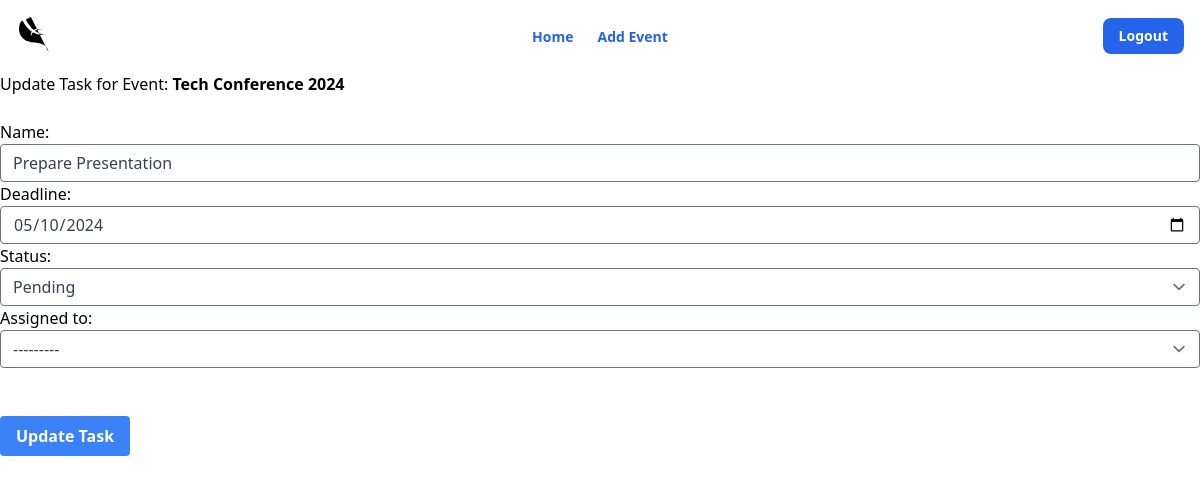
Screenshot of /events/7/task/7/update/ (signed in) with the database file from the repository.
### event_manager/models.py (models this page shows, shortened)
class Event(models.Model):
    name = models.CharField(max_length=200)
    description = models.TextField()
    location = models.CharField(max_length=200)
    date = models.DateField()

class Task(models.Model):
    event = models.ForeignKey(Event, on_delete=models.CASCADE, related_name="tasks")
    name = models.CharField(max_length=200)
    deadline = models.DateField()
    status = models.CharField(max_length=50, choices=[('Pending', 'Pending'), ('Completed', 'Completed')], default='Pending')
    assigned_to = models.ForeignKey(Attendee, on_delete=models.SET_NULL, null=True, blank=True)

class Attendee(models.Model):
    name = models.CharField(max_length=100)
    email = models.EmailField(unique=True)
    event = models.ForeignKey(Event, on_delete=models.CASCADE, related_name="attendees")
    def __str__(self):
        return self.name

### event_manager/views.py (the view)
# urls.py: path('events/<int:event_id>/task/<int:task_id>/update/', update_task, name='update_task'),
@login_required
def update_task(request, event_id, task_id):
    event = get_object_or_404(Event, id=event_id)
    task = get_object_or_404(Task, id=task_id)
    if request.method == 'POST':
        form = TaskForm(request.POST, instance=task)  # Bind data to form and populate with task data
        if form.is_valid():
            form.save()  # Save the updated task to the database
            return redirect('event_task_list', event_id=event.id)  # Redirect to the event's task list page
    else:
        form = TaskForm(instance=task)  # Create a form populated with the task data for GET request
    return render(request, 'update_task.html', {'form': form, 'event': event, 'task': task})

### event_manager/froms.py
class TaskForm(forms.ModelForm):
    class Meta:
        model = Task
        fields = ['name', 'deadline', 'status', 'assigned_to']  # Specify the fields to include
        widgets = {
            'name': forms.TextInput(attrs={
                "class": "shadow appearance-none border rounded w-full py-2 px-3 text-gray-700 leading-tight focus:outline-none focus:shadow-outline",
                "placeholder": "Enter task name here..."
            }),
            'deadline': forms.DateInput(attrs={
                "class": "shadow appearance-none border rounded w-full py-2 px-3 text-gray-700 leading-tight focus:outline-none focus:shadow-outline",
                "type": "date",
                "placeholder": "Select task deadline"
            }),
            'status': forms.Select(attrs={
                "class": "shadow appearance-none border rounded w-full py-2 px-3 text-gray-700 leading-tight focus:outline-none focus:shadow-outline"
            }),
            'assigned_to': forms.Select(attrs={
                "class": "shadow appearance-none border rounded w-full py-2 px-3 text-gray-700 leading-tight focus:outline-none focus:shadow-outline"
            }),
        }

### templates/update_task.html (shortened to what this page needs)
{% extends "index.html" %}
{% block content %}
<h1>Update Task for Event: <strong>{{ event.name }}</strong></h1>
<br>
<form method="post">
    {{ form.as_p }}
    <br>
    <br>
    <button class="bg-blue-500 hover:bg-blue-700 text-white font-bold py-2 px-4 rounded" type="submit">
        Update Task
    </button>
</form>
{% endblock %}

### rows the page displays
Event: name "Tech Conference 2024"
Task: name "Prepare Presentation", deadline "05/10/2024", status "Pending", assigned_to "---------"
